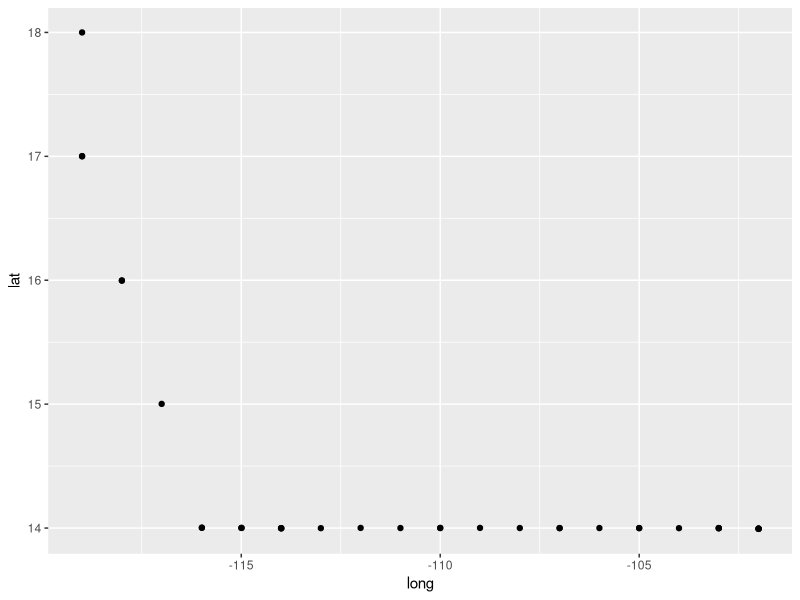
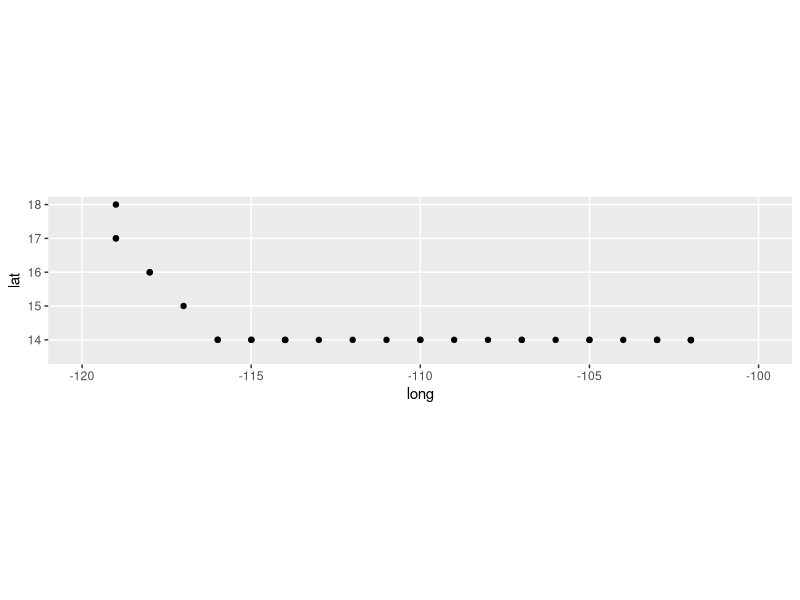
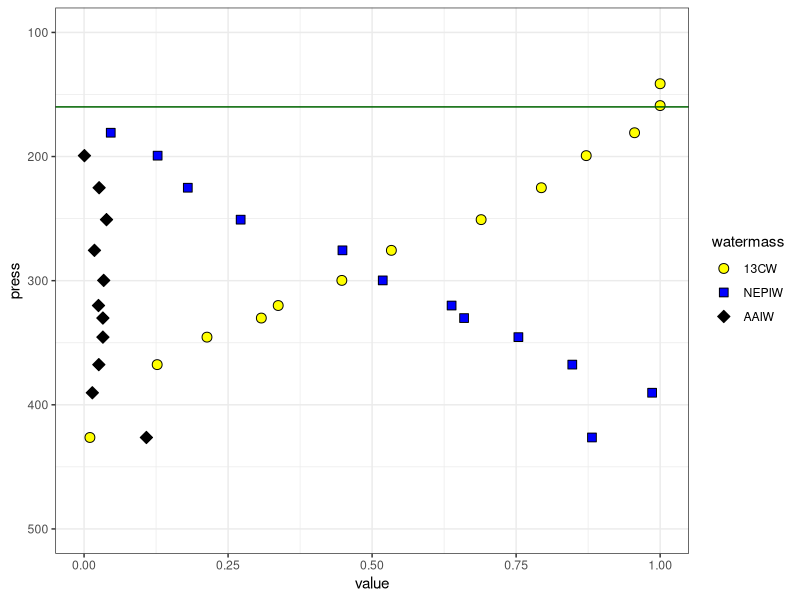
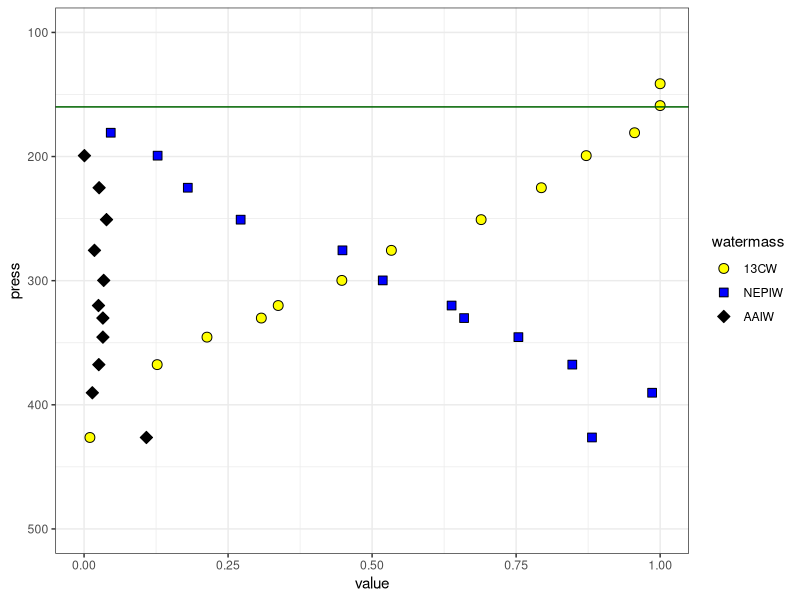

Generate these figures, in order, with R:
## ---- chunk 1
library(tidyverse)
## ---- chunk 2
wmCols <- c("gray80", "darkorange", "darkgreen", "yellow", "white", "darkblue", "black")
## ---- chunk 3
evansA2_00 <- read_csv("data/lno11412-sup-0001-supinfo02.csv")
## ---- chunk 4
evans_LL <- evansA2_00 %>%
  select(long, lat) %>% distinct()
evans_LL %>%
  ggplot(aes(x = long, y = lat)) + geom_point()
## ---- chunk 5
library("rnaturalearth")
library("rnaturalearthdata")
library("sf")
## ---- chunk 6
oceanData <- ne_download(scale = 10, type = "coastline", category = "physical", returnclass = "sf")
## ---- chunk 7
mexMap <- ggplot(data = oceanData) +
  geom_sf(color = "black", fill = "grey90") +
  coord_sf(xlim = c(-120, -100), ylim = c(13.5, 18)) +
  geom_point(data = evans_LL, aes(x = long, y = lat))
mexMap
## ---- chunk 8
evans_Target <- evansA2_00 %>%
  filter(long == -107)
## ---- chunk 9
wmNames = c("13CW", "NEPIW", "AAIW")
evans_Target_01 <- evans_Target %>% 
  #filter(pdens < 27) %>%
  select(press, `13CW`, NEPIW, AAIW) %>% 
  pivot_longer(cols = -press, names_to = "watermass") %>%
  mutate(watermass = factor(watermass, levels = wmNames, ordered = TRUE))
## ---- chunk 10
evans107Plot <- evans_Target_01 %>%
  arrange(press) %>%
  #filter(watermass != "UCDW") %>%
  filter(value > 0) %>%
  mutate(value = if_else(value > 1, 1, value)) %>%
  ggplot(aes(x = value, y = press, fill = watermass, shape = watermass, group = watermass)) +
  geom_point(size = 3) +
  #geom_path(color = "black") +
  scale_y_reverse(limits = c(500, 100), breaks = seq(from = 0, to = 1000, by = 100)) +
  #scale_y_reverse() +
  scale_x_continuous(limits = c(0, 1)) +
  scale_fill_manual(values = c(`13CW` = "Yellow", NEPIW = "Blue", AAIW = "Black")) + scale_shape_manual(values = c(21:25, 21:25)) +
  geom_hline(yintercept = 160, color = "darkgreen") +
  theme_bw()
evans107Plot
## ---- chunk 11
ggsave("figures/evans107.png", evans107Plot, width = 5, height = 3, dpi = 100)
